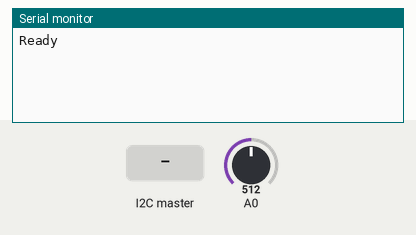
A sketch run on a simulated Arduino Uno, built with avr-gcc and run on an emulated ATmega328P. On the bench: the last lines printed to the serial monitor. The test bench sets the inputs (shaded band); at power-on: A0 = 512.

Above: at 1.2 s.
1.3 s: the I2C master sends the byte 1
At 2.3 s:
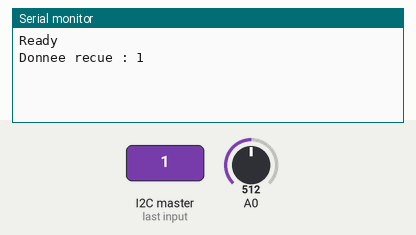
2.8 s: the I2C master sends the byte 0
At 3.4 s:
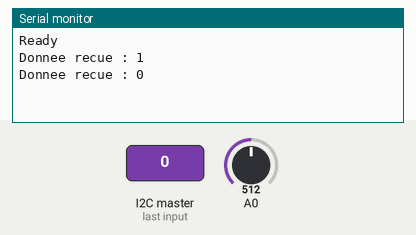

Measured:
- after the input at 1.3 s, the serial monitor: prints a new line at once (image 1)
- after the input at 2.8 s, the serial monitor: prints a new line at once (image 2)

The sketch:

Wire_I2C_raspberry.ino
```cpp
#include <Wire.h>

#define SLAVE_ADDRESS 0x12
int dataReceived = 0;
int fisrtByte = 0;
int val = 0;
int idx = 0;
byte analogInput[] = {0,17,34,51,68,85,102,119,136,153,170,187,204,221,238,255}; //simulate reading of an 8 analog input high/low bytes

void setup() {
    Serial.begin(9600);
    Wire.begin(SLAVE_ADDRESS);
    Wire.onReceive(receiveData);
    Wire.onRequest(sendAnalogIn2);

    Serial.println("Ready");
}

void loop() {
    val = analogRead(0);
    delay(10);
}

void receiveData(int byteCount){
    while(Wire.available()) {
        dataReceived = Wire.read();
        //fisrtByte = Wire.read();
        Serial.print("Donnee recue : ");
        Serial.println(dataReceived);
        if (dataReceived == 0xAA) {
          idx = 0;
        }
    }
}

void sendData(){
    int envoi = dataReceived + 1;
    Wire.write(envoi);
}

void sendAnalogIn() {
    byte high = (val >> 8) & 0xFF;
    byte low = val & 0xFF;
    Wire.write(high);
    Wire.write(low);
    //Wire.write((uint8_t *)&val, sizeof(val));
    Serial.println(val);
}

void sendAnalogIn2() {
  Wire.write(analogInput[idx]);
  idx++;
  if (idx>=15) {
    idx=0;
  }
  Serial.println(analogInput[idx]);
}
```
